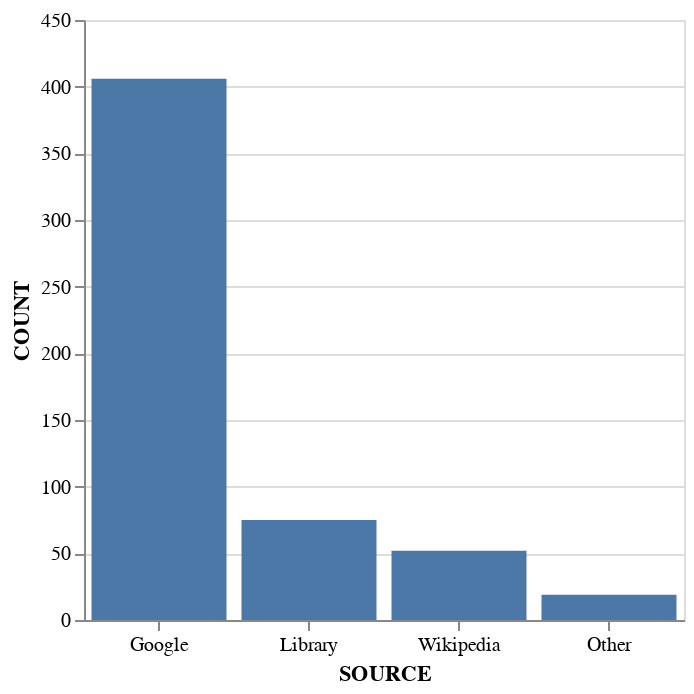

Notebook code cell kept with this figure:
### Code cell
(plot online-bar-chart)

### Figure 1 — Vega-Lite specification as saved in the notebook (floating-point values rounded to 4 significant figures)
{"$schema": "https://vega.github.io/schema/vega-lite/v5.json", "data": {"values": [{"COUNT": 19, "SOURCE": "Other"}, {"COUNT": 52, "SOURCE": "Wikipedia"}, {"COUNT": 75, "SOURCE": "Library"}, {"COUNT": 406, "SOURCE": "Google"}]}, "encoding": {"x": {"axis": {"labelAngle": 0}, "field": "SOURCE", "sort": "-y", "type": "nominal"}, "y": {"field": "COUNT", "type": "quantitative"}}, "mark": "bar", "width": 300}
